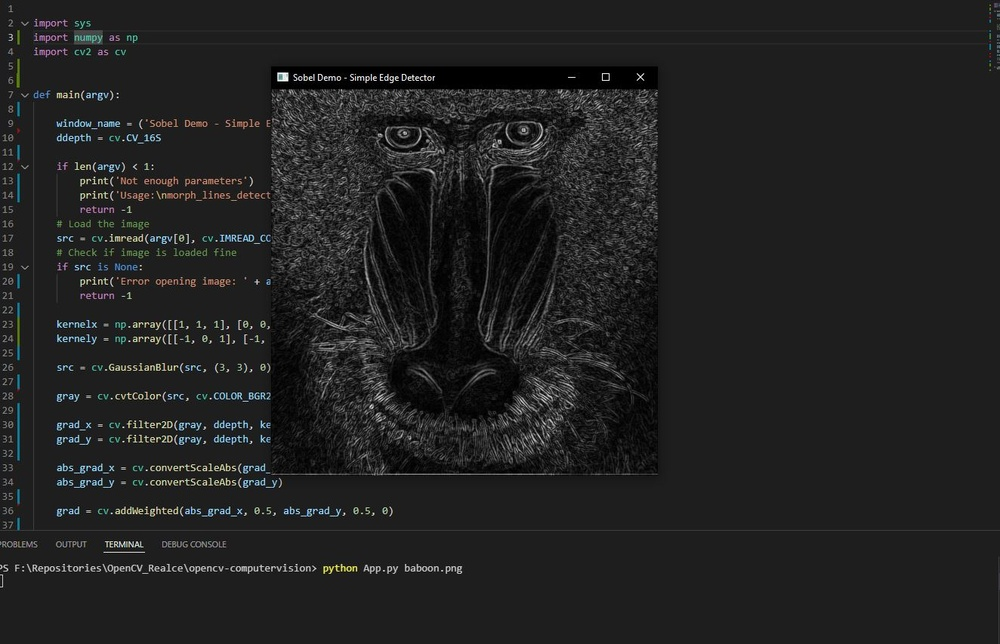
#> input picture Capturar.JPG, 1000 x 644 px, shrunk from 1324 x 853 before the run
$ python ThresholdBinarySeg.py ../Capturar.JPG
#> lines starting #> are read from the running program, lines starting #| are printed output that depends on the picture; after the words box and inside, x2 and y2 are one past the last pixel; in counts of white or black regions, pixels touching at a corner belong together
import sys
import cv2 as cv
import numpy as np

def main(argv):
    window_name = ('TresholdBinarySegmentation')

    if len(argv) < 1:
        print('Not enough parameters')
        print('Usage:\nmorph_lines_detection.py < path_to_image >')
        return -1

    src = cv.imread(argv[0], cv.IMREAD_GRAYSCALE) #grayscale
#> src: shape (644, 1000); min 0, max 255, mean 33.4

    width, height = np.shape(src) #altura e largura
#> width = 644; height = 1000

    threshold = (src.max() + src.min()) / 2 #limiar
#> threshold = 127.5
    initialTreshold = threshold
#> initialTreshold = 127.5

    while abs(threshold - initialTreshold) != 0:
        R1 = np.array([])
        R2 = np.array([])
        for i in range(width):
            for y in range(height):
                if src[i, y] >= threshold:
                    R1 = np.append(R1, src[i, y])
                else:
                    R2 = np.append(R2, src[i, y])

        threshold = (np.mean(R1) + np.mean(R1)) / 2
#> this loop made 0 passes

    for i in range(width):
            for y in range(height):
                if src[i, y] >= threshold:
                    src[i, y] = 255
                else:
                    src[i, y] = 0
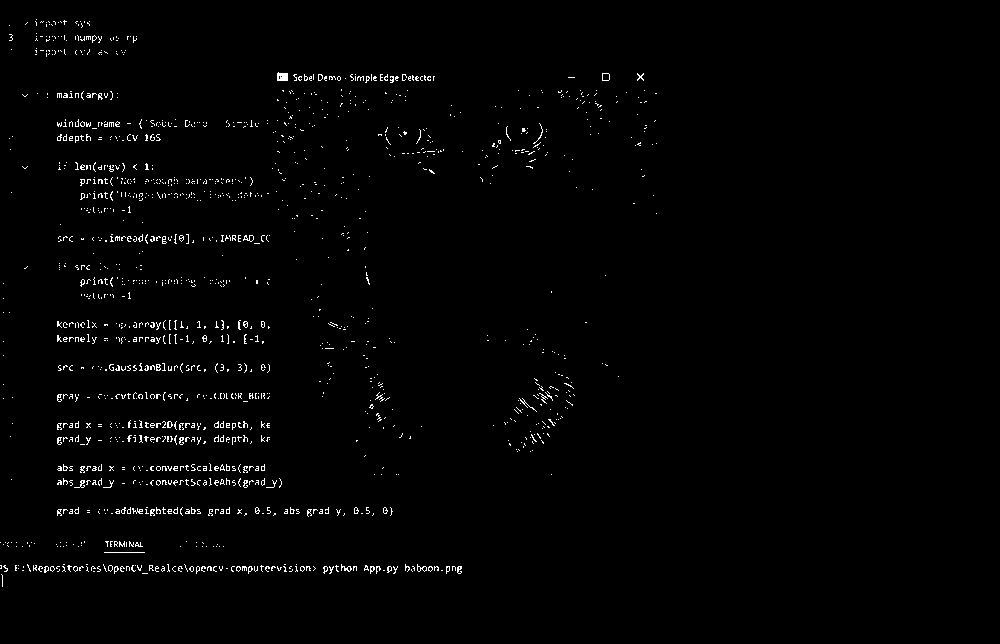
#> src: shape (644, 1000); 1.3% white in thin lines or dots, all inside (x1, y1, x2, y2) = (0, 19, 657, 587)

    cv.imshow(window_name, src)
    cv.waitKey(0)
    cv.destroyAllWindows()

if __name__ == "__main__":
    main(sys.argv[1:])
